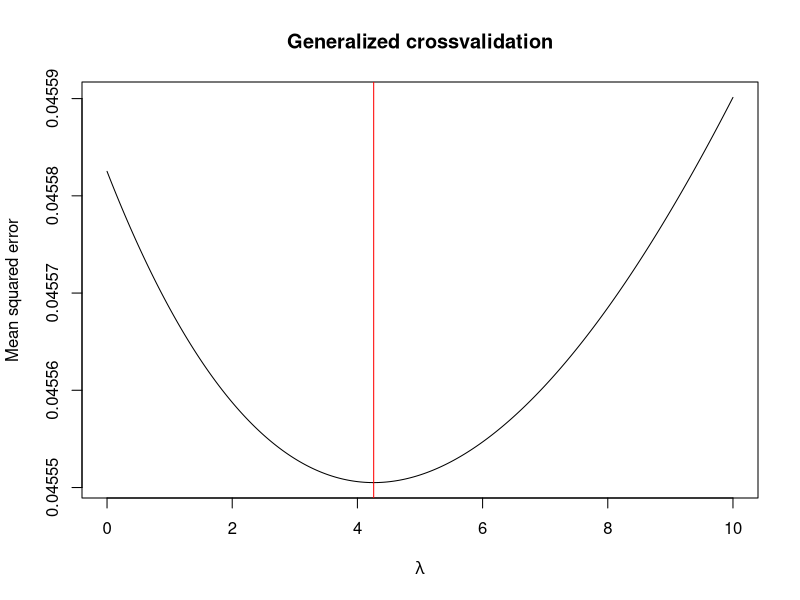
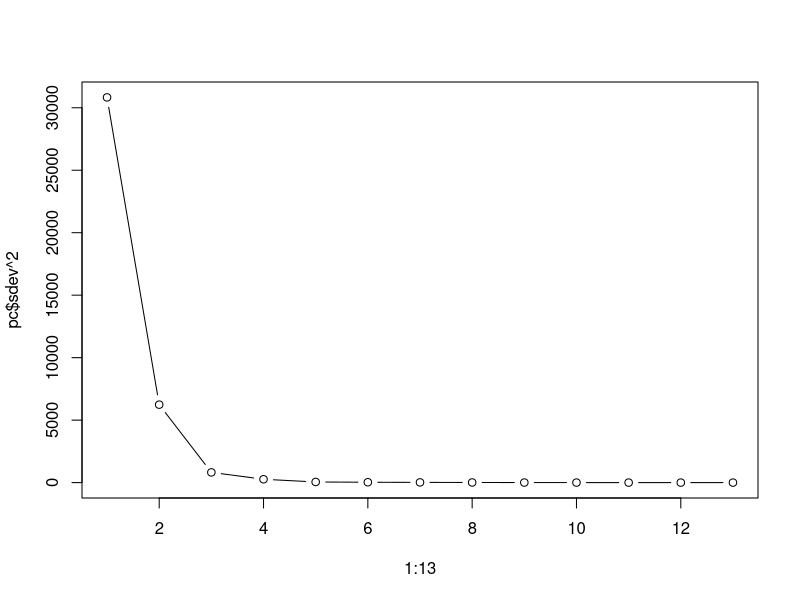
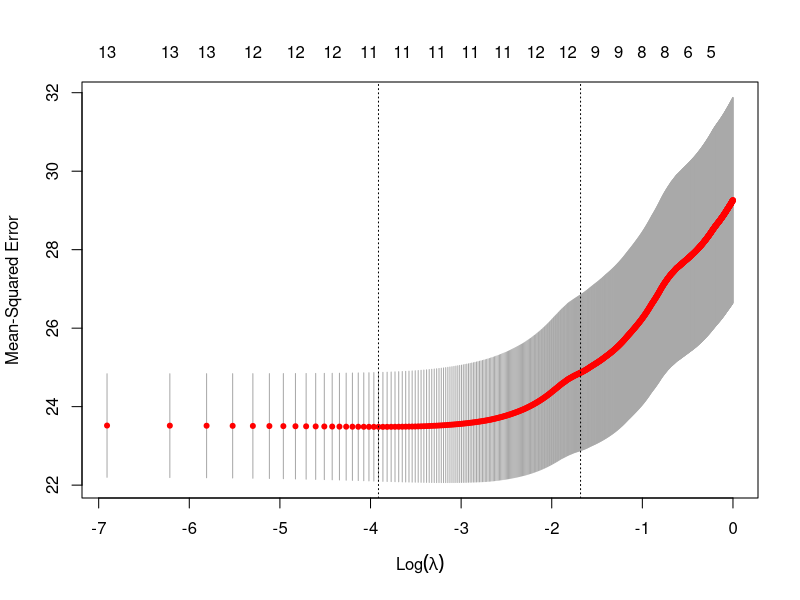
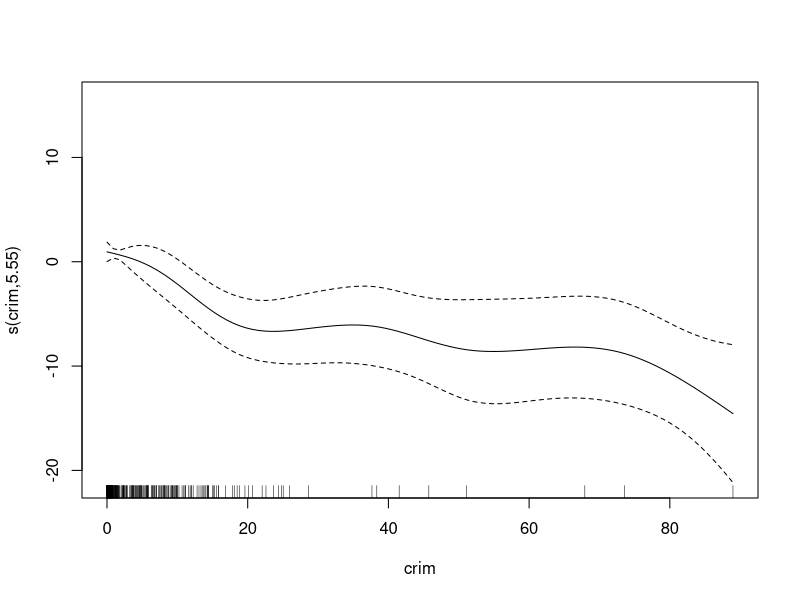
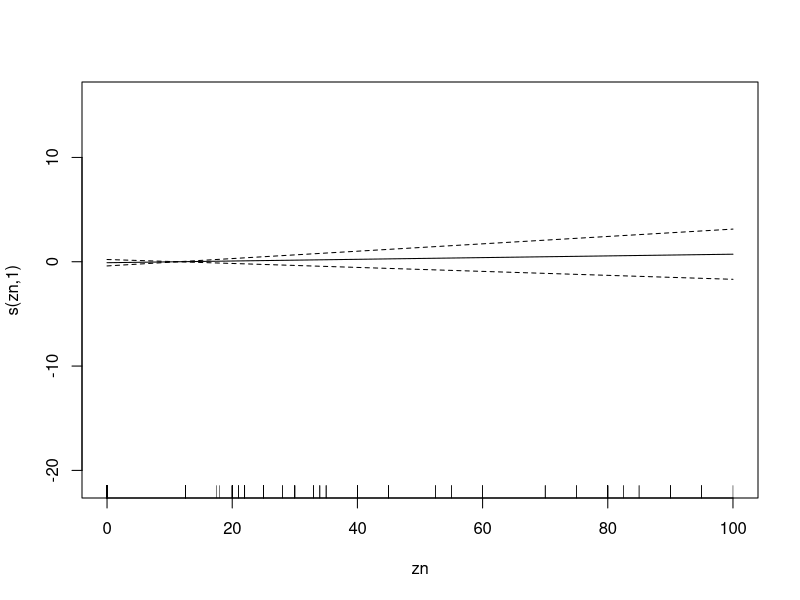
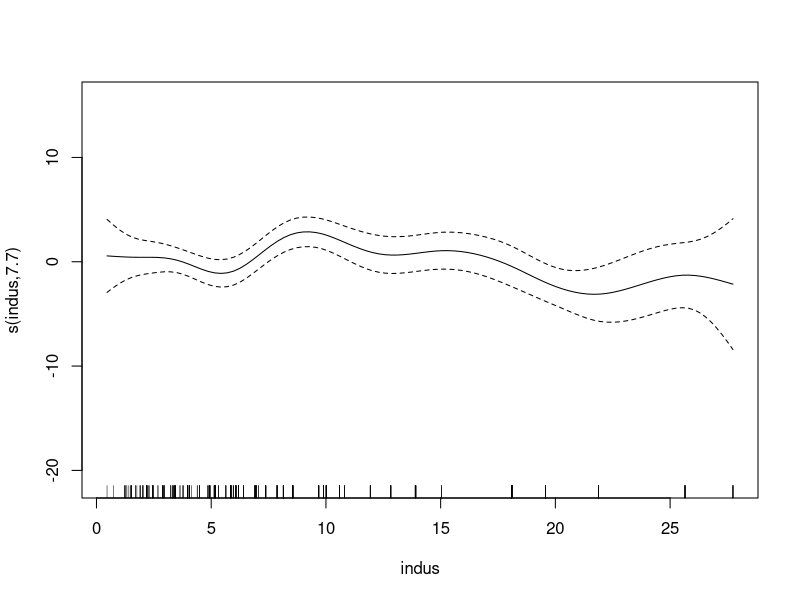
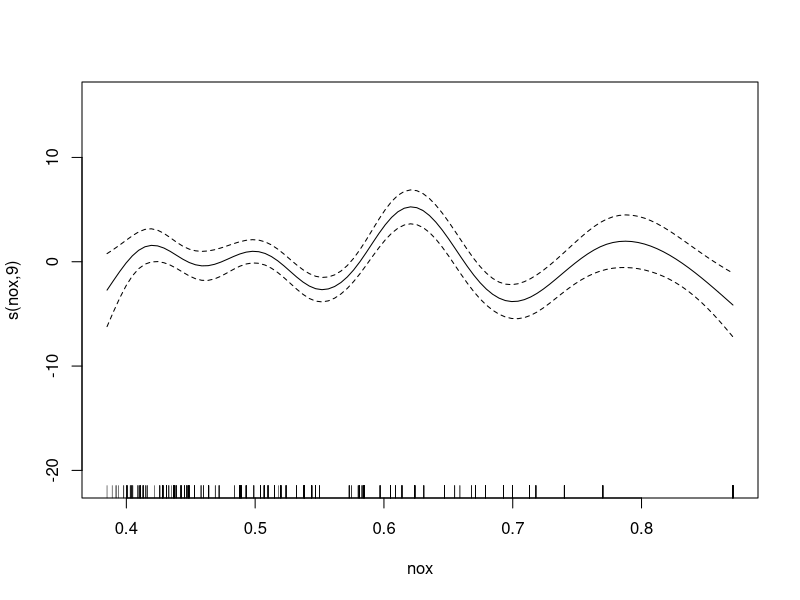
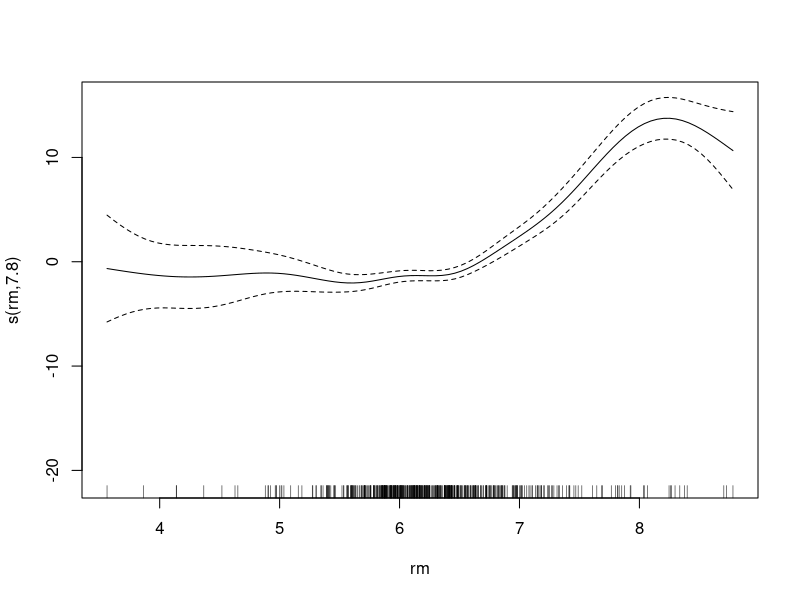

These figures' R source, in order:
## ----------------------------------------------------------------------------------------------------------------
library("MASS")
## a
lmfull <- lm(medv~., data=Boston)
summary(lmfull)
#
lmaic <- stepAIC(lmfull, direction="backward")
summary(lmaic)
lmbic <- stepAIC(lmfull, direction="backward", k=log(nrow(Boston)))
summary(lmbic)
lmaic
lmbic
## b 
lmridge <- lm.ridge(medv~., data=Boston, lambda=seq(0, 10, 0.01))
select(lmridge)
#
plot(lmridge$lambda, lmridge$GCV, type="l", xlab=expression(lambda), ylab="Mean squared error", main="Generalized crossvalidation")
abline(v=lmridge$lambda[which.min(lmridge$GCV)], col="red")
lm.ridge(medv~., data=Boston, lambda=4.26)
## c
pc <- princomp(Boston[,-14])
pcd <- data.frame(medv=Boston$medv, pc$score)
plot(1:13, pc$sdev^2, type="b")

lmpc <- lm(medv~., data=pcd)
summary(lmpc)
## d
library("glmnet")
x <- as.matrix(Boston[,-14])
y <- Boston[,14]
lmlasso <- cv.glmnet(x, y, lambda=seq(0, 1, 0.001))
plot(lmlasso)
lmlasso$lambda.min
lmlasso$lambda.1se
coef(lmlasso, s="lambda.1se")
## e
library("mgcv")
am <- gam(medv~s(crim)+s(zn)+s(indus)+chas+s(nox)+s(rm)+s(age)+s(dis)+rad+s(tax)+s(ptratio)+s(black)+s(lstat), data=Boston)
summary(am)
opar <- par(mfrow=c(3,4))
on.exit(par(opar))
plot(am)
## f
# ridge excluded
yh <- data.frame(full=predict(lmfull), aic=predict(lmbic), bic=predict(lmbic), pc=predict(lmpc),
                 lasso=predict(lmlasso, newx=x, s="lambda.1se"), am=predict(am))
# R^2
1-colSums((yh-Boston$medv)^2)/sum((Boston$medv-mean(Boston$medv))^2)

